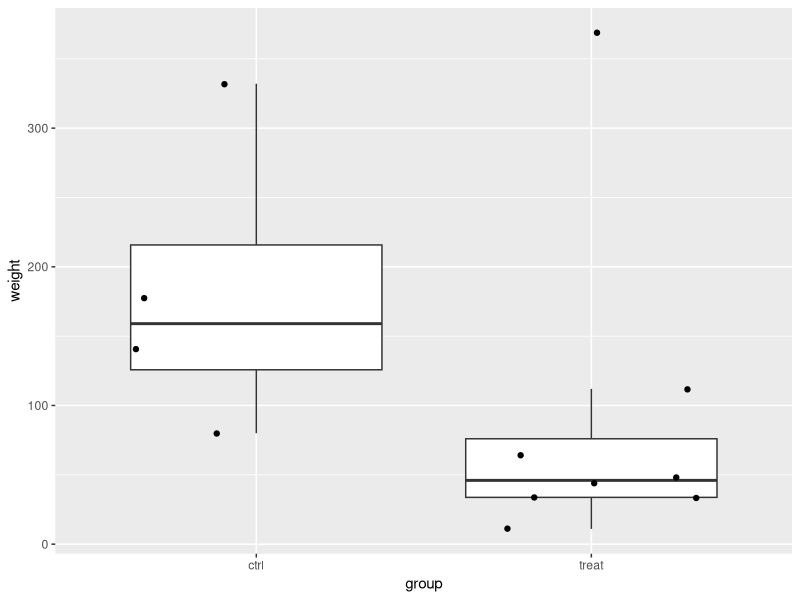
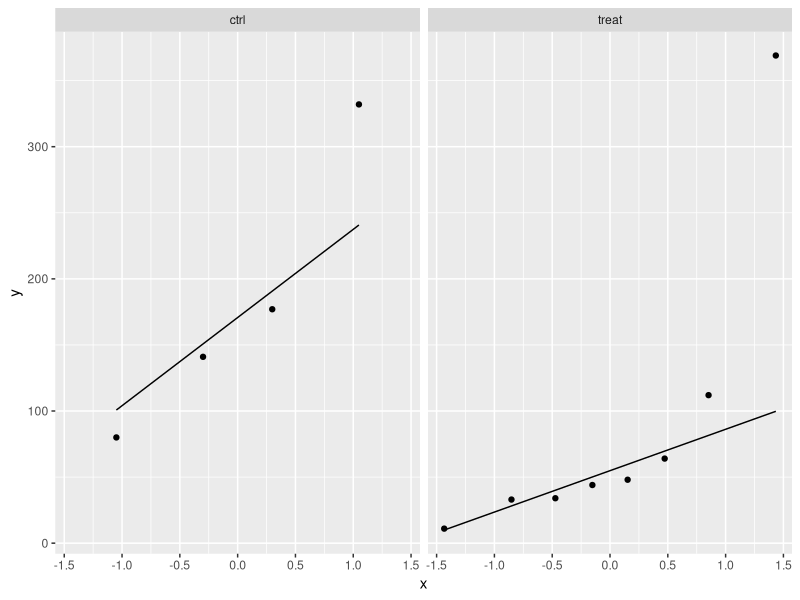
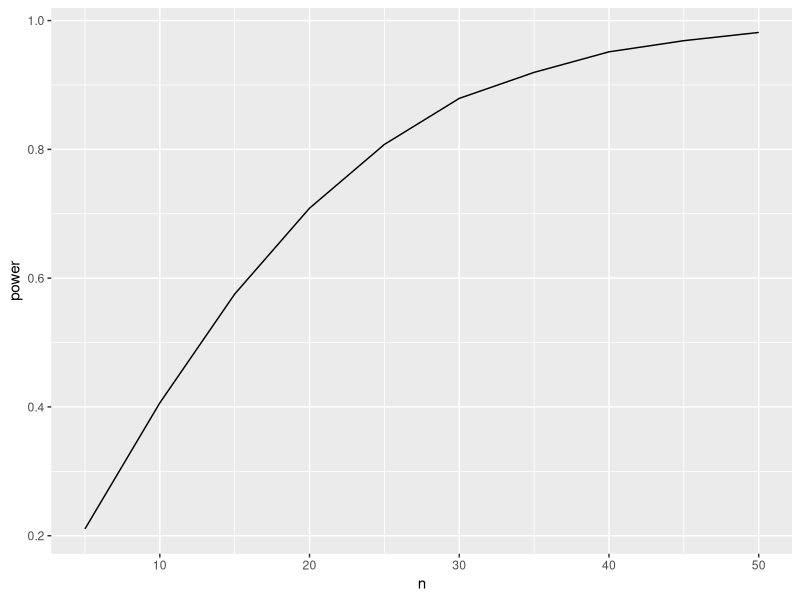
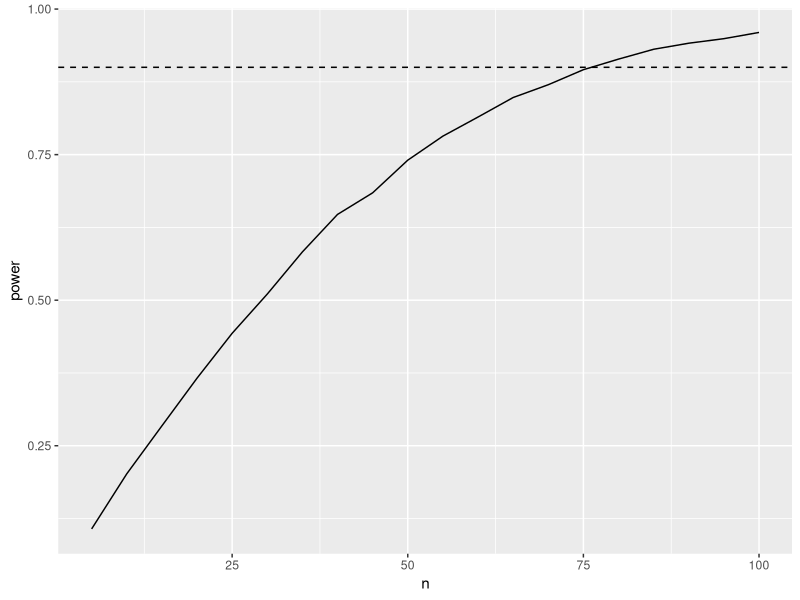

Here is the R script that generated these plots, in order:
## ---- chunk 1
library(tidyverse)
## ---- chunk 2
rodents <- data.frame(weight=c(11,33,48,34,112,369,64,44,177,80,141,332),group=as.factor(c(rep("treat",8),rep("ctrl",4))))
rodents 
## ---- chunk 3

rodents %>% 
  ggplot(aes(x=group,y=weight)) +
  geom_boxplot(outlier.shape = NA) +
  geom_jitter()

rodents %>% 
  ggplot(aes(sample = weight)) +
  geom_qq() +
  geom_qq_line() +
  facet_wrap(~ group)
## ---- chunk 4
lm1 <- lm(weight ~ group, rodents)
summary(lm1)
## ---- chunk 5
simFast <- function(form, data, betas, sd, contrasts, alpha = .05, nSim = 10000)
{
    ySim <- rnorm(nrow(data)*nSim,sd=sd)
    dim(ySim) <-c(nrow(data),nSim)
    design <- model.matrix(form, data)
    ySim <- ySim + c(design %*%betas)
    ySim <- t(ySim)
  
    ### Fitting
    fitAll <- limma::lmFit(ySim,design)
  
    ### Inference
    varUnscaled <- c(t(contrasts)%*%fitAll$cov.coefficients%*%contrasts)
    contrasts <- fitAll$coefficients %*%contrasts
    seContrasts <- varUnscaled^.5*fitAll$sigma
    tstats <- contrasts/seContrasts
    pvals <- pt(abs(tstats),fitAll$df.residual,lower.tail = FALSE)*2
    return(mean(pvals < alpha))
}
## ---- chunk 6
betas <- lm1$coefficients

nSim <- 10000
form <- ~ group 
sd <- sigma(lm1)
contrast <- limma::makeContrasts("grouptreat",levels = names(lm1$coefficients))
alpha <- 0.05 

power <- simFast(form, rodents, betas, sd, contrasts = contrast, alpha = alpha, nSim = nSim)
power
## ---- chunk 7
betas <- lm1$coefficients
nSim <- 10000
form <- ~ group 
sd <- sigma(lm1)
contrast <- limma::makeContrasts("grouptreat",levels = names(lm1$coefficients))
n1 <- n2 <- nrow(rodents)/2
predictorData <- data.frame(group = rep(c("ctrl","treat"),c(n1,n2)) %>% as.factor)

powerBalanced <- simFast(form, predictorData, betas, sd, contrasts = contrast, alpha = alpha, nSim = nSim)
powerBalanced
## ---- chunk 8
sqrt(1/sum(rodents$group=="treat") + 1/sum(rodents$group=="ctrl"))
sqrt(1/n1 + 1/n1)
## ---- chunk 9
set.seed(1400)
betas <- lm1$coefficients
nSim <- 10000
form <- ~ group 
sd <- sigma(lm1)
power <- data.frame(n=seq(5,50,5),power=NA)
alpha <- 0.05 
contrast <- limma::makeContrasts("grouptreat",levels = names(lm1$coefficients))

for (i in 1:nrow(power))
{
  n1 <- n2 <- power$n[i]
  predictorData <- data.frame(group = rep(c("ctrl","treat"),c(n1,n2)) %>% as.factor)
  power$power[i] <- simFast(form, predictorData, betas, sd, contrasts = contrast, alpha = alpha, nSim = nSim)
}
power
## ---- chunk 10
power %>% 
  ggplot(aes(x=n,y=power)) +
  geom_line()
## ---- chunk 11
power.t.test(delta = lm1$coef[2], sd = sigma(lm1),power=.9)
## ---- chunk 12
set.seed(1400)
betas <- c(0,60)
nSim <- 10000
form <- ~ group 
sd <- sigma(lm1)
power2 <- data.frame(n=seq(5,100,5),power=NA)
alpha <- 0.05 
contrast <- limma::makeContrasts("grouptreat",levels = names(lm1$coefficients))

for (i in 1:nrow(power2))
{
  n1 <- n2 <- power2$n[i]
  predictorData <- data.frame(group = rep(c("ctrl","treat"),c(n1,n2)) %>% as.factor)
  power2$power[i] <- simFast(form, predictorData, betas, sd, contrasts = contrast, alpha = alpha, nSim = nSim)
}
power2
## ---- chunk 13
power2 %>% 
  ggplot(aes(x=n,y=power)) +
  geom_line() +
  geom_hline(yintercept = .9, lty=2)
## ---- chunk 14
b1 = - 60
power = .9
power.t.test(d = b1, sd = sigma(lm1), type='two.sample',power = power)
